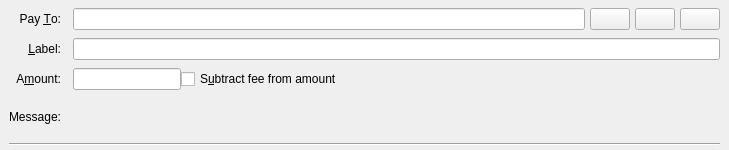
<?xml version="1.0" encoding="UTF-8"?>
<ui version="4.0">
 <class>SendCoinsEntry</class>
 <widget class="QStackedWidget" name="SendCoinsEntry">
  <property name="geometry">
   <rect>
    <x>0</x>
    <y>0</y>
    <width>729</width>
    <height>150</height>
   </rect>
  </property>
  <property name="focusPolicy">
   <enum>Qt::TabFocus</enum>
  </property>
  <property name="autoFillBackground">
   <bool>false</bool>
  </property>
  <widget class="QFrame" name="SendCoins">
   <property name="toolTip">
    <string>This is a normal payment.</string>
   </property>
   <property name="frameShape">
    <enum>QFrame::NoFrame</enum>
   </property>
   <layout class="QGridLayout" name="gridLayout">
    <property name="topMargin">
     <number>8</number>
    </property>
    <property name="bottomMargin">
     <number>4</number>
    </property>
    <property name="horizontalSpacing">
     <number>12</number>
    </property>
    <property name="verticalSpacing">
     <number>8</number>
    </property>
    <item row="0" column="0">
     <widget class="QLabel" name="payToLabel">
      <property name="text">
       <string>Pay &amp;To:</string>
      </property>
      <property name="alignment">
       <set>Qt::AlignRight|Qt::AlignTrailing|Qt::AlignVCenter</set>
      </property>
      <property name="buddy">
       <cstring>payTo</cstring>
      </property>
     </widget>
    </item>
    <item row="0" column="1">
     <layout class="QHBoxLayout" name="payToLayout">
      <property name="spacing">
       <number>5</number>
      </property>
      <item>
       <widget class="QValidatedLineEdit" name="payTo">
        <property name="toolTip">
         <string>The BICOScoin address to send the payment to</string>
        </property>
       </widget>
      </item>
      <item>
       <widget class="QPushButton" name="addressBookButton">
        <property name="toolTip">
         <string>Choose previously used address</string>
        </property>
        <property name="text">
         <string/>
        </property>
        <property name="icon">
         <iconset resource="../bicoscoin.qrc">
          <normaloff>:/icons/address-book</normaloff>:/icons/address-book</iconset>
        </property>
        <property name="iconSize">
         <size>
          <width>22</width>
          <height>22</height>
         </size>
        </property>
        <property name="shortcut">
         <string>Alt+A</string>
        </property>
       </widget>
      </item>
      <item>
       <widget class="QPushButton" name="pasteButton">
        <property name="toolTip">
         <string>Paste address from clipboard</string>
        </property>
        <property name="text">
         <string/>
        </property>
        <property name="icon">
         <iconset resource="../bicoscoin.qrc">
          <normaloff>:/icons/editpaste</normaloff>:/icons/editpaste</iconset>
        </property>
        <property name="iconSize">
         <size>
          <width>22</width>
          <height>22</height>
         </size>
        </property>
        <property name="shortcut">
         <string>Alt+P</string>
        </property>
       </widget>
      </item>
      <item>
       <widget class="QPushButton" name="deleteButton">
        <property name="toolTip">
         <string>Remove this entry</string>
        </property>
        <property name="text">
         <string/>
        </property>
        <property name="icon">
         <iconset resource="../bicoscoin.qrc">
          <normaloff>:/icons/remove</normaloff>:/icons/remove</iconset>
        </property>
        <property name="iconSize">
         <size>
          <width>22</width>
          <height>22</height>
         </size>
        </property>
       </widget>
      </item>
     </layout>
    </item>
    <item row="1" column="0">
     <widget class="QLabel" name="labellLabel">
      <property name="text">
       <string>&amp;Label:</string>
      </property>
      <property name="alignment">
       <set>Qt::AlignRight|Qt::AlignTrailing|Qt::AlignVCenter</set>
      </property>
      <property name="buddy">
       <cstring>addAsLabel</cstring>
      </property>
     </widget>
    </item>
    <item row="1" column="1">
     <widget class="QLineEdit" name="addAsLabel">
      <property name="toolTip">
       <string>Enter a label for this address to add it to the list of used addresses</string>
      </property>
     </widget>
    </item>
    <item row="2" column="0">
     <widget class="QLabel" name="amountLabel">
      <property name="text">
       <string>A&amp;mount:</string>
      </property>
      <property name="alignment">
       <set>Qt::AlignRight|Qt::AlignTrailing|Qt::AlignVCenter</set>
      </property>
      <property name="buddy">
       <cstring>payAmount</cstring>
      </property>
     </widget>
    </item>
    <item row="2" column="1">
     <layout class="QHBoxLayout" name="horizontalLayoutAmount" stretch="0,1">
      <item>
       <widget class="BICOScoinAmountField" name="payAmount"/>
      </item>
      <item>
       <widget class="QCheckBox" name="checkboxSubtractFeeFromAmount">
        <property name="toolTip">
         <string>The fee will be deducted from the amount being sent. The recipient will receive less bicoscoins than you enter in the amount field. If multiple recipients are selected, the fee is split equally.</string>
        </property>
        <property name="text">
         <string>S&amp;ubtract fee from amount</string>
        </property>
       </widget>
      </item>
     </layout>
    </item>
    <item row="3" column="0">
     <widget class="QLabel" name="messageLabel">
      <property name="text">
       <string>Message:</string>
      </property>
      <property name="alignment">
       <set>Qt::AlignRight|Qt::AlignTrailing|Qt::AlignVCenter</set>
      </property>
     </widget>
    </item>
    <item row="3" column="1">
     <widget class="QLabel" name="messageTextLabel">
      <property name="toolTip">
       <string>A message that was attached to the bicoscoin: URI which will be stored with the transaction for your reference. Note: This message will not be sent over the BICOScoin network.</string>
      </property>
      <property name="textFormat">
       <enum>Qt::PlainText</enum>
      </property>
     </widget>
    </item>
    <item row="4" column="0" colspan="2">
     <widget class="Line" name="line">
      <property name="orientation">
       <enum>Qt::Horizontal</enum>
      </property>
     </widget>
    </item>
   </layout>
  </widget>
  <widget class="QFrame" name="SendCoins_UnauthenticatedPaymentRequest">
   <property name="palette">
    <palette>
     <active>
      <colorrole role="WindowText">
       <brush brushstyle="SolidPattern">
        <color alpha="255">
         <red>0</red>
         <green>0</green>
         <blue>0</blue>
        </color>
       </brush>
      </colorrole>
      <colorrole role="Button">
       <brush brushstyle="SolidPattern">
        <color alpha="255">
         <red>255</red>
         <green>255</green>
         <blue>127</blue>
        </color>
       </brush>
      </colorrole>
      <colorrole role="Light">
       <brush brushstyle="SolidPattern">
        <color alpha="255">
         <red>255</red>
         <green>255</green>
         <blue>255</blue>
        </color>
       </brush>
      </colorrole>
      <colorrole role="Midlight">
       <brush brushstyle="SolidPattern">
        <color alpha="255">
         <red>255</red>
         <green>255</green>
         <blue>191</blue>
        </color>
       </brush>
      </colorrole>
      <colorrole role="Dark">
       <brush brushstyle="SolidPattern">
        <color alpha="255">
         <red>127</red>
         <green>127</green>
         <blue>63</blue>
        </color>
       </brush>
      </colorrole>
      <colorrole role="Mid">
       <brush brushstyle="SolidPattern">
        <color alpha="255">
         <red>170</red>
         <green>170</green>
         <blue>84</blue>
        </color>
       </brush>
      </colorrole>
      <colorrole role="Text">
       <brush brushstyle="SolidPattern">
        <color alpha="255">
         <red>0</red>
         <green>0</green>
         <blue>0</blue>
        </color>
       </brush>
      </colorrole>
      <colorrole role="BrightText">
       <brush brushstyle="SolidPattern">
        <color alpha="255">
         <red>255</red>
         <green>255</green>
         <blue>255</blue>
        </color>
       </brush>
      </colorrole>
      <colorrole role="ButtonText">
       <brush brushstyle="SolidPattern">
        <color alpha="255">
         <red>0</red>
         <green>0</green>
         <blue>0</blue>
        </color>
       </brush>
      </colorrole>
      <colorrole role="Base">
       <brush brushstyle="SolidPattern">
        <color alpha="255">
         <red>255</red>
         <green>255</green>
         <blue>255</blue>
        </color>
       </brush>
      </colorrole>
      <colorrole role="Window">
       <brush brushstyle="SolidPattern">
        <color alpha="255">
         <red>255</red>
         <green>255</green>
         <blue>127</blue>
        </color>
       </brush>
      </colorrole>
      <colorrole role="Shadow">
       <brush brushstyle="SolidPattern">
        <color alpha="255">
         <red>0</red>
         <green>0</green>
         <blue>0</blue>
        </color>
       </brush>
      </colorrole>
      <colorrole role="AlternateBase">
       <brush brushstyle="SolidPattern">
        <color alpha="255">
         <red>255</red>
         <green>255</green>
         <blue>191</blue>
        </color>
       </brush>
      </colorrole>
      <colorrole role="ToolTipBase">
       <brush brushstyle="SolidPattern">
        <color alpha="255">
         <red>255</red>
         <green>255</green>
         <blue>220</blue>
        </color>
       </brush>
      </colorrole>
      <colorrole role="ToolTipText">
       <brush brushstyle="SolidPattern">
        <color alpha="255">
         <red>0</red>
         <green>0</green>
         <blue>0</blue>
        </color>
       </brush>
      </colorrole>
     </active>
     <inactive>
      <colorrole role="WindowText">
       <brush brushstyle="SolidPattern">
        <color alpha="255">
         <red>0</red>
         <green>0</green>
         <blue>0</blue>
        </color>
       </brush>
      </colorrole>
      <colorrole role="Button">
       <brush brushstyle="SolidPattern">
        <color alpha="255">
         <red>255</red>
         <green>255</green>
         <blue>127</blue>
        </color>
       </brush>
      </colorrole>
      <colorrole role="Light">
       <brush brushstyle="SolidPattern">
        <color alpha="255">
         <red>255</red>
         <green>255</green>
         <blue>255</blue>
        </color>
       </brush>
      </colorrole>
      <colorrole role="Midlight">
       <brush brushstyle="SolidPattern">
        <color alpha="255">
         <red>255</red>
         <green>255</green>
         <blue>191</blue>
        </color>
       </brush>
      </colorrole>
      <colorrole role="Dark">
       <brush brushstyle="SolidPattern">
        <color alpha="255">
         <red>127</red>
         <green>127</green>
         <blue>63</blue>
        </color>
       </brush>
      </colorrole>
      <colorrole role="Mid">
       <brush brushstyle="SolidPattern">
        <color alpha="255">
         <red>170</red>
         <green>170</green>
         <blue>84</blue>
        </color>
       </brush>
      </colorrole>
      <colorrole role="Text">
       <brush brushstyle="SolidPattern">
        <color alpha="255">
         <red>0</red>
         <green>0</green>
         <blue>0</blue>
        </color>
       </brush>
      </colorrole>
      <colorrole role="BrightText">
       <brush brushstyle="SolidPattern">
        <color alpha="255">
         <red>255</red>
         <green>255</green>
         <blue>255</blue>
        </color>
       </brush>
      </colorrole>
      <colorrole role="ButtonText">
       <brush brushstyle="SolidPattern">
        <color alpha="255">
         <red>0</red>
         <green>0</green>
         <blue>0</blue>
        </color>
       </brush>
      </colorrole>
      <colorrole role="Base">
       <brush brushstyle="SolidPattern">
        <color alpha="255">
         <red>255</red>
         <green>255</green>
         <blue>255</blue>
        </color>
       </brush>
      </colorrole>
      <colorrole role="Window">
       <brush brushstyle="SolidPattern">
        <color alpha="255">
         <red>255</red>
         <green>255</green>
         <blue>127</blue>
        </color>
       </brush>
      </colorrole>
      <colorrole role="Shadow">
       <brush brushstyle="SolidPattern">
        <color alpha="255">
         <red>0</red>
         <green>0</green>
         <blue>0</blue>
        </color>
       </brush>
      </colorrole>
      <colorrole role="AlternateBase">
       <brush brushstyle="SolidPattern">
        <color alpha="255">
         <red>255</red>
         <green>255</green>
         <blue>191</blue>
        </color>
       </brush>
      </colorrole>
      <colorrole role="ToolTipBase">
       <brush brushstyle="SolidPattern">
        <color alpha="255">
         <red>255</red>
         <green>255</green>
         <blue>220</blue>
        </color>
       </brush>
      </colorrole>
      <colorrole role="ToolTipText">
       <brush brushstyle="SolidPattern">
        <color alpha="255">
         <red>0</red>
         <green>0</green>
         <blue>0</blue>
        </color>
       </brush>
      </colorrole>
     </inactive>
     <disabled>
      <colorrole role="WindowText">
       <brush brushstyle="SolidPattern">
        <color alpha="255">
         <red>127</red>
         <green>127</green>
         <blue>63</blue>
        </color>
       </brush>
      </colorrole>
      <colorrole role="Button">
       <brush brushstyle="SolidPattern">
        <color alpha="255">
         <red>255</red>
         <green>255</green>
         <blue>127</blue>
        </color>
       </brush>
      </colorrole>
      <colorrole role="Light">
       <brush brushstyle="SolidPattern">
        <color alpha="255">
         <red>255</red>
         <green>255</green>
         <blue>255</blue>
        </color>
       </brush>
      </colorrole>
      <colorrole role="Midlight">
       <brush brushstyle="SolidPattern">
        <color alpha="255">
         <red>255</red>
         <green>255</green>
         <blue>191</blue>
        </color>
       </brush>
      </colorrole>
      <colorrole role="Dark">
       <brush brushstyle="SolidPattern">
        <color alpha="255">
         <red>127</red>
         <green>127</green>
         <blue>63</blue>
        </color>
       </brush>
      </colorrole>
      <colorrole role="Mid">
       <brush brushstyle="SolidPattern">
        <color alpha="255">
         <red>170</red>
         <green>170</green>
         <blue>84</blue>
        </color>
       </brush>
      </colorrole>
      <colorrole role="Text">
       <brush brushstyle="SolidPattern">
        <color alpha="255">
         <red>127</red>
         <green>127</green>
         <blue>63</blue>
        </color>
       </brush>
      </colorrole>
      <colorrole role="BrightText">
       <brush brushstyle="SolidPattern">
        <color alpha="255">
         <red>255</red>
         <green>255</green>
         <blue>255</blue>
        </color>
       </brush>
      </colorrole>
      <colorrole role="ButtonText">
       <brush brushstyle="SolidPattern">
        <color alpha="255">
         <red>127</red>
         <green>127</green>
         <blue>63</blue>
        </color>
       </brush>
      </colorrole>
      <colorrole role="Base">
       <brush brushstyle="SolidPattern">
        <color alpha="255">
         <red>255</red>
         <green>255</green>
         <blue>127</blue>
        </color>
       </brush>
      </colorrole>
      <colorrole role="Window">
       <brush brushstyle="SolidPattern">
        <color alpha="255">
         <red>255</red>
         <green>255</green>
         <blue>127</blue>
        </color>
       </brush>
      </colorrole>
      <colorrole role="Shadow">
       <brush brushstyle="SolidPattern">
        <color alpha="255">
         <red>0</red>
         <green>0</green>
         <blue>0</blue>
        </color>
       </brush>
      </colorrole>
      <colorrole role="AlternateBase">
       <brush brushstyle="SolidPattern">
        <color alpha="255">
         <red>255</red>
         <green>255</green>
         <blue>127</blue>
        </color>
       </brush>
      </colorrole>
      <colorrole role="ToolTipBase">
       <brush brushstyle="SolidPattern">
        <color alpha="255">
         <red>255</red>
         <green>255</green>
         <blue>220</blue>
        </color>
       </brush>
      </colorrole>
      <colorrole role="ToolTipText">
       <brush brushstyle="SolidPattern">
        <color alpha="255">
         <red>0</red>
         <green>0</green>
         <blue>0</blue>
        </color>
       </brush>
      </colorrole>
     </disabled>
    </palette>
   </property>
   <property name="toolTip">
    <string>This is an unauthenticated payment request.</string>
   </property>
   <property name="autoFillBackground">
    <bool>true</bool>
   </property>
   <property name="frameShape">
    <enum>QFrame::NoFrame</enum>
   </property>
   <layout class="QGridLayout" name="gridLayout_is">
    <property name="spacing">
     <number>12</number>
    </property>
    <item row="0" column="0">
     <widget class="QLabel" name="payToLabel_is">
      <property name="text">
       <string>Pay To:</string>
      </property>
      <property name="alignment">
       <set>Qt::AlignRight|Qt::AlignTrailing|Qt::AlignVCenter</set>
      </property>
     </widget>
    </item>
    <item row="0" column="1">
     <layout class="QHBoxLayout" name="payToLayout_is">
      <property name="spacing">
       <number>0</number>
      </property>
      <item>
       <widget class="QLabel" name="payTo_is"/>
      </item>
      <item>
       <widget class="QToolButton" name="deleteButton_is">
        <property name="toolTip">
         <string>Remove this entry</string>
        </property>
        <property name="text">
         <string/>
        </property>
        <property name="icon">
         <iconset resource="../bicoscoin.qrc">
          <normaloff>:/icons/remove</normaloff>:/icons/remove</iconset>
        </property>
       </widget>
      </item>
     </layout>
    </item>
    <item row="1" column="0">
     <widget class="QLabel" name="memoLabel_is">
      <property name="text">
       <string>Memo:</string>
      </property>
      <property name="alignment">
       <set>Qt::AlignRight|Qt::AlignTrailing|Qt::AlignVCenter</set>
      </property>
     </widget>
    </item>
    <item row="1" column="1">
     <widget class="QLabel" name="memoTextLabel_is">
      <property name="textFormat">
       <enum>Qt::PlainText</enum>
      </property>
     </widget>
    </item>
    <item row="2" column="0">
     <widget class="QLabel" name="amountLabel_is">
      <property name="text">
       <string>A&amp;mount:</string>
      </property>
      <property name="alignment">
       <set>Qt::AlignRight|Qt::AlignTrailing|Qt::AlignVCenter</set>
      </property>
      <property name="buddy">
       <cstring>payAmount_is</cstring>
      </property>
     </widget>
    </item>
    <item row="2" column="1">
     <widget class="BICOScoinAmountField" name="payAmount_is">
      <property name="acceptDrops">
       <bool>false</bool>
      </property>
     </widget>
    </item>
   </layout>
  </widget>
  <widget class="QFrame" name="SendCoins_AuthenticatedPaymentRequest">
   <property name="palette">
    <palette>
     <active>
      <colorrole role="WindowText">
       <brush brushstyle="SolidPattern">
        <color alpha="255">
         <red>0</red>
         <green>0</green>
         <blue>0</blue>
        </color>
       </brush>
      </colorrole>
      <colorrole role="Button">
       <brush brushstyle="SolidPattern">
        <color alpha="255">
         <red>140</red>
         <green>232</green>
         <blue>119</blue>
        </color>
       </brush>
      </colorrole>
      <colorrole role="Light">
       <brush brushstyle="SolidPattern">
        <color alpha="255">
         <red>230</red>
         <green>255</green>
         <blue>224</blue>
        </color>
       </brush>
      </colorrole>
      <colorrole role="Midlight">
       <brush brushstyle="SolidPattern">
        <color alpha="255">
         <red>185</red>
         <green>243</green>
         <blue>171</blue>
        </color>
       </brush>
      </colorrole>
      <colorrole role="Dark">
       <brush brushstyle="SolidPattern">
        <color alpha="255">
         <red>70</red>
         <green>116</green>
         <blue>59</blue>
        </color>
       </brush>
      </colorrole>
      <colorrole role="Mid">
       <brush brushstyle="SolidPattern">
        <color alpha="255">
         <red>93</red>
         <green>155</green>
         <blue>79</blue>
        </color>
       </brush>
      </colorrole>
      <colorrole role="Text">
       <brush brushstyle="SolidPattern">
        <color alpha="255">
         <red>0</red>
         <green>0</green>
         <blue>0</blue>
        </color>
       </brush>
      </colorrole>
      <colorrole role="BrightText">
       <brush brushstyle="SolidPattern">
        <color alpha="255">
         <red>155</red>
         <green>255</green>
         <blue>147</blue>
        </color>
       </brush>
      </colorrole>
      <colorrole role="ButtonText">
       <brush brushstyle="SolidPattern">
        <color alpha="255">
         <red>0</red>
         <green>0</green>
         <blue>0</blue>
        </color>
       </brush>
      </colorrole>
      <colorrole role="Base">
       <brush brushstyle="SolidPattern">
        <color alpha="255">
         <red>119</red>
         <green>255</green>
         <blue>233</blue>
        </color>
       </brush>
      </colorrole>
      <colorrole role="Window">
       <brush brushstyle="SolidPattern">
        <color alpha="255">
         <red>140</red>
         <green>232</green>
         <blue>119</blue>
        </color>
       </brush>
      </colorrole>
      <colorrole role="Shadow">
       <brush brushstyle="SolidPattern">
        <color alpha="255">
         <red>0</red>
         <green>0</green>
         <blue>0</blue>
        </color>
       </brush>
      </colorrole>
      <colorrole role="AlternateBase">
       <brush brushstyle="SolidPattern">
        <color alpha="255">
         <red>197</red>
         <green>243</green>
         <blue>187</blue>
        </color>
       </brush>
      </colorrole>
      <colorrole role="NoRole">
       <brush brushstyle="SolidPattern">
        <color alpha="255">
         <red>125</red>
         <green>194</green>
         <blue>122</blue>
        </color>
       </brush>
      </colorrole>
      <colorrole role="ToolTipBase">
       <brush brushstyle="SolidPattern">
        <color alpha="255">
         <red>255</red>
         <green>255</green>
         <blue>220</blue>
        </color>
       </brush>
      </colorrole>
      <colorrole role="ToolTipText">
       <brush brushstyle="SolidPattern">
        <color alpha="255">
         <red>0</red>
         <green>0</green>
         <blue>0</blue>
        </color>
       </brush>
      </colorrole>
     </active>
     <inactive>
      <colorrole role="WindowText">
       <brush brushstyle="SolidPattern">
        <color alpha="255">
         <red>0</red>
         <green>0</green>
         <blue>0</blue>
        </color>
       </brush>
      </colorrole>
      <colorrole role="Button">
       <brush brushstyle="SolidPattern">
        <color alpha="255">
         <red>140</red>
         <green>232</green>
         <blue>119</blue>
        </color>
       </brush>
      </colorrole>
      <colorrole role="Light">
       <brush brushstyle="SolidPattern">
        <color alpha="255">
         <red>230</red>
         <green>255</green>
         <blue>224</blue>
        </color>
       </brush>
      </colorrole>
      <colorrole role="Midlight">
       <brush brushstyle="SolidPattern">
        <color alpha="255">
         <red>185</red>
         <green>243</green>
         <blue>171</blue>
        </color>
       </brush>
      </colorrole>
      <colorrole role="Dark">
       <brush brushstyle="SolidPattern">
        <color alpha="255">
         <red>70</red>
         <green>116</green>
         <blue>59</blue>
        </color>
       </brush>
      </colorrole>
      <colorrole role="Mid">
       <brush brushstyle="SolidPattern">
        <color alpha="255">
         <red>93</red>
         <green>155</green>
         <blue>79</blue>
        </color>
       </brush>
      </colorrole>
      <colorrole role="Text">
       <brush brushstyle="SolidPattern">
        <color alpha="255">
         <red>0</red>
         <green>0</green>
         <blue>0</blue>
        </color>
       </brush>
      </colorrole>
      <colorrole role="BrightText">
       <brush brushstyle="SolidPattern">
        <color alpha="255">
         <red>155</red>
         <green>255</green>
         <blue>147</blue>
        </color>
       </brush>
      </colorrole>
      <colorrole role="ButtonText">
       <brush brushstyle="SolidPattern">
        <color alpha="255">
         <red>0</red>
         <green>0</green>
         <blue>0</blue>
        </color>
       </brush>
      </colorrole>
      <colorrole role="Base">
       <brush brushstyle="SolidPattern">
        <color alpha="255">
         <red>119</red>
         <green>255</green>
         <blue>233</blue>
        </color>
       </brush>
      </colorrole>
      <colorrole role="Window">
       <brush brushstyle="SolidPattern">
        <color alpha="255">
         <red>140</red>
         <green>232</green>
         <blue>119</blue>
        </color>
       </brush>
      </colorrole>
      <colorrole role="Shadow">
       <brush brushstyle="SolidPattern">
        <color alpha="255">
         <red>0</red>
         <green>0</green>
         <blue>0</blue>
        </color>
       </brush>
      </colorrole>
      <colorrole role="AlternateBase">
       <brush brushstyle="SolidPattern">
        <color alpha="255">
         <red>197</red>
         <green>243</green>
         <blue>187</blue>
        </color>
       </brush>
      </colorrole>
      <colorrole role="NoRole">
       <brush brushstyle="SolidPattern">
        <color alpha="255">
         <red>125</red>
         <green>194</green>
         <blue>122</blue>
        </color>
       </brush>
      </colorrole>
      <colorrole role="ToolTipBase">
       <brush brushstyle="SolidPattern">
        <color alpha="255">
         <red>255</red>
         <green>255</green>
         <blue>220</blue>
        </color>
       </brush>
      </colorrole>
      <colorrole role="ToolTipText">
       <brush brushstyle="SolidPattern">
        <color alpha="255">
         <red>0</red>
         <green>0</green>
         <blue>0</blue>
        </color>
       </brush>
      </colorrole>
     </inactive>
     <disabled>
      <colorrole role="WindowText">
       <brush brushstyle="SolidPattern">
        <color alpha="255">
         <red>70</red>
         <green>116</green>
         <blue>59</blue>
        </color>
       </brush>
      </colorrole>
      <colorrole role="Button">
       <brush brushstyle="SolidPattern">
        <color alpha="255">
         <red>140</red>
         <green>232</green>
         <blue>119</blue>
        </color>
       </brush>
      </colorrole>
      <colorrole role="Light">
       <brush brushstyle="SolidPattern">
        <color alpha="255">
         <red>230</red>
         <green>255</green>
         <blue>224</blue>
        </color>
       </brush>
      </colorrole>
      <colorrole role="Midlight">
       <brush brushstyle="SolidPattern">
        <color alpha="255">
         <red>185</red>
         <green>243</green>
         <blue>171</blue>
        </color>
       </brush>
      </colorrole>
      <colorrole role="Dark">
       <brush brushstyle="SolidPattern">
        <color alpha="255">
         <red>70</red>
         <green>116</green>
         <blue>59</blue>
        </color>
       </brush>
      </colorrole>
      <colorrole role="Mid">
       <brush brushstyle="SolidPattern">
        <color alpha="255">
         <red>93</red>
         <green>155</green>
         <blue>79</blue>
        </color>
       </brush>
      </colorrole>
      <colorrole role="Text">
       <brush brushstyle="SolidPattern">
        <color alpha="255">
         <red>70</red>
         <green>116</green>
         <blue>59</blue>
        </color>
       </brush>
      </colorrole>
      <colorrole role="BrightText">
       <brush brushstyle="SolidPattern">
        <color alpha="255">
         <red>155</red>
         <green>255</green>
         <blue>147</blue>
        </color>
       </brush>
      </colorrole>
      <colorrole role="ButtonText">
       <brush brushstyle="SolidPattern">
        <color alpha="255">
         <red>70</red>
         <green>116</green>
         <blue>59</blue>
        </color>
       </brush>
      </colorrole>
      <colorrole role="Base">
       <brush brushstyle="SolidPattern">
        <color alpha="255">
         <red>140</red>
         <green>232</green>
         <blue>119</blue>
        </color>
       </brush>
      </colorrole>
      <colorrole role="Window">
       <brush brushstyle="SolidPattern">
        <color alpha="255">
         <red>140</red>
         <green>232</green>
         <blue>119</blue>
        </color>
       </brush>
      </colorrole>
      <colorrole role="Shadow">
       <brush brushstyle="SolidPattern">
        <color alpha="255">
         <red>0</red>
         <green>0</green>
         <blue>0</blue>
        </color>
       </brush>
      </colorrole>
      <colorrole role="AlternateBase">
       <brush brushstyle="SolidPattern">
        <color alpha="255">
         <red>140</red>
         <green>232</green>
         <blue>119</blue>
        </color>
       </brush>
      </colorrole>
      <colorrole role="NoRole">
       <brush brushstyle="SolidPattern">
        <color alpha="255">
         <red>125</red>
         <green>194</green>
         <blue>122</blue>
        </color>
       </brush>
      </colorrole>
      <colorrole role="ToolTipBase">
       <brush brushstyle="SolidPattern">
        <color alpha="255">
         <red>255</red>
         <green>255</green>
         <blue>220</blue>
        </color>
       </brush>
      </colorrole>
      <colorrole role="ToolTipText">
       <brush brushstyle="SolidPattern">
        <color alpha="255">
         <red>0</red>
         <green>0</green>
         <blue>0</blue>
        </color>
       </brush>
      </colorrole>
     </disabled>
    </palette>
   </property>
   <property name="toolTip">
    <string>This is an authenticated payment request.</string>
   </property>
   <property name="autoFillBackground">
    <bool>true</bool>
   </property>
   <property name="frameShape">
    <enum>QFrame::NoFrame</enum>
   </property>
   <layout class="QGridLayout" name="gridLayout_s">
    <property name="spacing">
     <number>12</number>
    </property>
    <item row="0" column="0">
     <widget class="QLabel" name="payToLabel_s">
      <property name="text">
       <string>Pay To:</string>
      </property>
      <property name="alignment">
       <set>Qt::AlignRight|Qt::AlignTrailing|Qt::AlignVCenter</set>
      </property>
     </widget>
    </item>
    <item row="0" column="1">
     <layout class="QHBoxLayout" name="payToLayout_s">
      <property name="spacing">
       <number>0</number>
      </property>
      <item>
       <widget class="QLabel" name="payTo_s">
        <property name="textFormat">
         <enum>Qt::PlainText</enum>
        </property>
       </widget>
      </item>
      <item>
       <widget class="QToolButton" name="deleteButton_s">
        <property name="toolTip">
         <string>Remove this entry</string>
        </property>
        <property name="text">
         <string/>
        </property>
        <property name="icon">
         <iconset resource="../bicoscoin.qrc">
          <normaloff>:/icons/remove</normaloff>:/icons/remove</iconset>
        </property>
       </widget>
      </item>
     </layout>
    </item>
    <item row="1" column="0">
     <widget class="QLabel" name="memoLabel_s">
      <property name="text">
       <string>Memo:</string>
      </property>
      <property name="alignment">
       <set>Qt::AlignRight|Qt::AlignTrailing|Qt::AlignVCenter</set>
      </property>
     </widget>
    </item>
    <item row="1" column="1">
     <widget class="QLabel" name="memoTextLabel_s">
      <property name="textFormat">
       <enum>Qt::PlainText</enum>
      </property>
     </widget>
    </item>
    <item row="2" column="0">
     <widget class="QLabel" name="amountLabel_s">
      <property name="text">
       <string>A&amp;mount:</string>
      </property>
      <property name="alignment">
       <set>Qt::AlignRight|Qt::AlignTrailing|Qt::AlignVCenter</set>
      </property>
      <property name="buddy">
       <cstring>payAmount_s</cstring>
      </property>
     </widget>
    </item>
    <item row="2" column="1">
     <widget class="BICOScoinAmountField" name="payAmount_s">
      <property name="acceptDrops">
       <bool>false</bool>
      </property>
     </widget>
    </item>
   </layout>
  </widget>
 </widget>
 <customwidgets>
  <customwidget>
   <class>QValidatedLineEdit</class>
   <extends>QLineEdit</extends>
   <header>qvalidatedlineedit.h</header>
  </customwidget>
  <customwidget>
   <class>BICOScoinAmountField</class>
   <extends>QLineEdit</extends>
   <header>bicoscoinamountfield.h</header>
  </customwidget>
 </customwidgets>
 <tabstops>
  <tabstop>payTo</tabstop>
  <tabstop>addressBookButton</tabstop>
  <tabstop>pasteButton</tabstop>
  <tabstop>deleteButton</tabstop>
  <tabstop>addAsLabel</tabstop>
  <tabstop>payAmount</tabstop>
  <tabstop>payAmount_is</tabstop>
  <tabstop>deleteButton_is</tabstop>
  <tabstop>payAmount_s</tabstop>
  <tabstop>deleteButton_s</tabstop>
 </tabstops>
 <resources>
  <include location="../bicoscoin.qrc"/>
 </resources>
 <connections/>
</ui>
